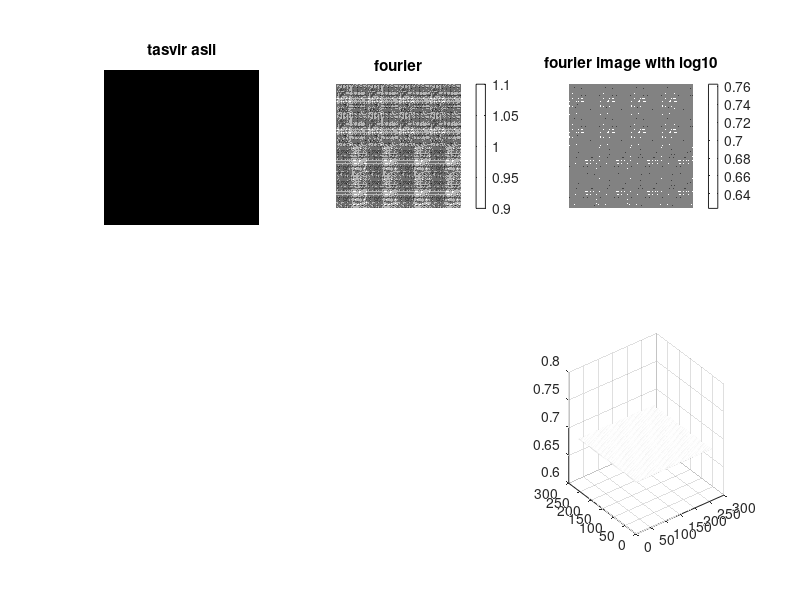

MATLAB code for this plot:
clc;clear;close all;
z = zeros(256);
z(128,128)=1;
F2 = im2bw(z);
I = double(F2);
fo = abs(fft2(I));
F = fftshift(fo);
subplot(2,3,1);imshow(z,[]);
title('tasvir asli');
subplot(2,3,2);imshow(abs(F),[],'InitialMagnification','fit');
colormap(gray); colorbar
title('fourier');
subplot(2,3,3);imshow(log(1+abs(F)),[],'InitialMagnification','fit'); 
colormap(gray); colorbar 
title('fourier image with log10');
subplot(2,3,6);mesh(log(1+abs(F)));